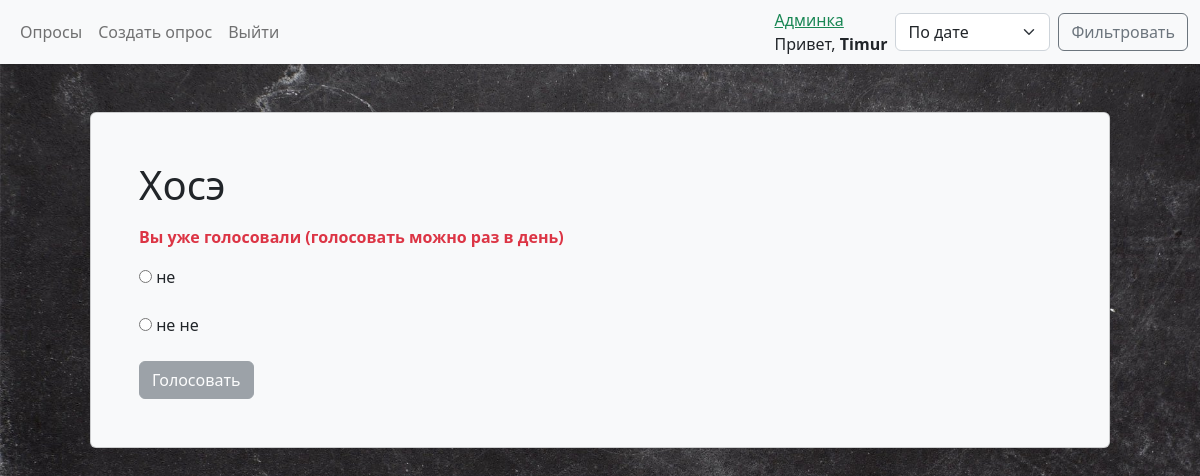
The app's page /project/10/vote/ (signed in) with its own data.
### project/models.py (models this page shows, shortened)
class Question(models.Model):
    question_text = models.CharField(max_length=200)
    pub_date = models.DateTimeField("date published")
    question_title = models.CharField(max_length=50)
    question_author = models.ForeignKey(User, on_delete=models.CASCADE)
    @property
    def total_votes(self):
        return self.choice_set.aggregate(models.Sum("votes"))["votes__sum"]

class Choice(models.Model):
    question = models.ForeignKey(Question, on_delete=models.CASCADE)
    choice_text = models.CharField(max_length=200)
    votes = models.IntegerField(default=0)

### project/views.py (the view)
# urls.py: path("project/<int:question_id>/vote/", views.vote, name="vote"),
def vote(request, question_id):
    question = get_object_or_404(Question, pk=question_id)
    if request.method == "POST" and "delete-btn" in request.POST and request.user == question.question_author:
        question.delete()
        return HttpResponseRedirect("/")
    if request.user.is_authenticated:
        try:
            time = TimeVoting.objects.get(
                users=request.user, question=question
            )  # Нахожу существующее время голосования
            time_current = timezone.now()  # Беру текущее время
            if (
                time_current - datetime.timedelta(days=1) < time.time_voting
            ):  # Из текущего вычитаю 1 день и смотрю меньше ли он чем время голосования
                return render(
                    request,
                    "project/detail.html",
                    {"question": question, "error_message": "Вы уже голосовали (голосовать можно раз в день)"},
                )
            else:
                time.time_voting = timezone.now()
                time.save()
        except (KeyError, TimeVoting.DoesNotExist):
            TimeVoting.objects.create(users=request.user, question=question, time_voting=timezone.now())
        selected_choice = question.choice_set.get(pk=request.POST["choice"])
        selected_choice.votes += 1
        selected_choice.save()
        return HttpResponseRedirect(reverse("results", args=(question.id,)))
    else:
        return HttpResponseRedirect(reverse("login"))

### project/templates/project/detail.html (shortened to what this page needs)
{% extends "project/base.html" %}
{% block content %}
    <form class="card bg-light p-5 m-5" action="{% url 'vote' question.id %}" method="POST">
        <fieldset>
            <legend><h1>{{ question.question_text }}</h1></legend>
            {% if error_message %}
            <p class="text-danger">
                <strong>{{ error_message }}</strong>
            </p>
            {% endif %}
            {% for choice in question.choice_set.all %}
                <div class="mb-3">
                    <input type="radio" name="choice" id="choice {{ choice.id }}" value="{{ choice.id }}">
                    <label for="choice {{ choice.id }}" class="form-label">{{ choice.choice_text }}</label>
                </div>
            {% endfor %}
        </fieldset>
        <div class="d-flex justify-content-between">
            <button disabled id="vote-btn" type="submit" class="btn btn-secondary">Голосовать</button>
        </div>
    </form>
{% endblock %}

### project/templates/project/base.html (shortened to what this page needs)
{% load static %}
<!DOCTYPE html>
<html lang="en">
<head>
    <link href="https://cdn.jsdelivr.net/npm/bootstrap@5.2.0-beta1/dist/css/bootstrap.min.css" rel="stylesheet">
    <link rel="stylesheet" type="text/css" href="{% static 'project/style.css' %}">
</head>
<body>
    {% block nav %}
    <nav class="position-sticky sticky-top navbar navbar-expand-lg bg-light">
        <div class="container-fluid ">
            <ul class="navbar-nav me-auto mb-2 mb-lg-0 text-center">
              <li class="nav-item">
                <a class="nav-link" href="{% url 'index' %}">Опросы</a>
              </li>
              <li class="nav-item">
                <a class="nav-link" href="{% url 'add_quest' %}">Создать опрос</a>
              </li>
              {% if not user.is_authenticated %}
                <li class="nav-item">
                  <a class="nav-link" href="{% url 'login' %}">Войти</a>
                </li>
                <li class="nav-item">
                  <a class="nav-link" href="{% url 'signup' %}">Регистрация</a>
                </li>
              {% else %}
                <li class="nav-item">
                  <a class="nav-link" href="{% url 'logout' %}">Выйти</a>
                </li>
              {% endif %}
            </ul>
            <div>
              {%if user.is_authenticated %}
                {% if user.is_superuser %}<a class="text-success" href="{% url 'admin:index' %}">Админка</a>{% endif %}
                <p class="m-0 pe-2">Привет, <strong>{{ user.username }}</strong></p>
              {% endif %}
            </div>
            <form action="{% url 'index' %}" method="GET" class="d-flex" role="search">
              <select class="form-select me-2" name="select">
                <option value="date">По дате</option>
              </select>
              <button class="btn btn-outline-secondary" type="submit">Фильтровать</button>
            </form>
        </div>
    </nav>
    {% endblock %}
    <div class="container">
        {% block content %}{% endblock %}
    </div>
    </body>
</html>

### project/static/project/style.css (style rules this page uses)
body { background: url("images/old-black-back.jpg"); background-size: cover; background-attachment: fixed; }
nav { transition: 1s; }

### records on screen
Question: question_text "Хосэ"
Choice: choice_text "не"
Choice: choice_text "не не"

### other values on screen
{{ user.username }} "Timur"
{{ error_message }} "Вы уже голосовали (голосовать можно раз в день)"
